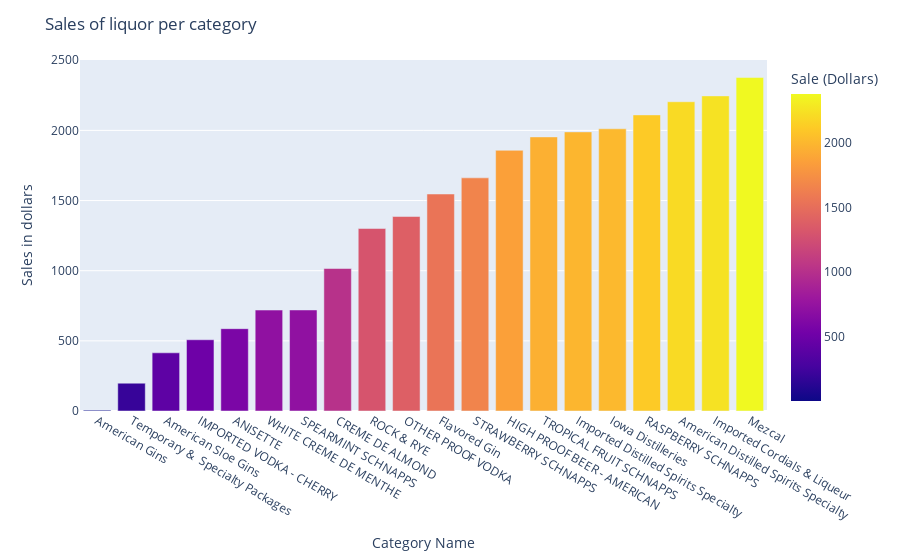

Notebook source saved alongside this figure:
### Markdown cell above
### The least sales of liqour per category

### Code cell
df_name1 = df.groupby(['Category Name','Pack','Date'])['Sale (Dollars)'].sum().groupby(['Category Name','Pack']).max().sort_values().groupby(['Category Name']).sum().sort_values(ascending=True)

top_name1 = pd.DataFrame(df_name1)
top_name1 = pd.DataFrame(df_name1.head(20))

fig_reg = px.bar(top_name1,x=top_name1.index, y='Sale (Dollars)',color='Sale (Dollars)')
fig_reg.update_layout(
    title="Sales of liquor per category",
    xaxis_title=" Category Name",
    yaxis_title="Sales in dollars",
    )
fig_reg.show()

### Figure 1 — Plotly figure (JSON) as saved in the notebook; plotly's stock layout.template omitted (floating-point values rounded to 4 significant figures)
{"data": [{"alignmentgroup": "True", "hovertemplate": "Category Name=%{x}<br>Sale (Dollars)=%{marker.color}<extra></extra>", "legendgroup": "", "marker": {"color": [5.88, 198, 414.6, 507.8, 586.9, 719.6, 720.1, 1016.0, 1301.0, 1386.0, 1547.0, 1662.0, 1858.0, 1953.0, 1989.0, 2011.0, 2110.0, 2204.0, 2246.0, 2377.0], "coloraxis": "coloraxis", "pattern": {"shape": ""}}, "name": "", "offsetgroup": "", "orientation": "v", "showlegend": false, "textposition": "auto", "type": "bar", "x": ["American Gins", "Temporary &  Specialty Packages", "American Sloe Gins", "IMPORTED VODKA - CHERRY", "ANISETTE", "WHITE CREME DE MENTHE", "SPEARMINT SCHNAPPS", "CREME DE ALMOND", "ROCK & RYE", "OTHER PROOF VODKA", "Flavored Gin", "STRAWBERRY SCHNAPPS", "HIGH PROOF BEER - AMERICAN", "TROPICAL FRUIT SCHNAPPS", "Imported Distilled Spirits Specialty", "Iowa Distilleries", "RASPBERRY SCHNAPPS", "American Distilled Spirits Specialty", "Imported Cordials & Liqueur", "Mezcal"], "xaxis": "x", "y": [5.88, 198, 414.6, 507.8, 586.9, 719.6, 720.1, 1016.0, 1301.0, 1386.0, 1547.0, 1662.0, 1858.0, 1953.0, 1989.0, 2011.0, 2110.0, 2204.0, 2246.0, 2377.0], "yaxis": "y"}], "layout": {"barmode": "relative", "coloraxis": {"colorbar": {"title": {"text": "Sale (Dollars)"}}, "colorscale": [[0, "#0d0887"], [0.1111, "#46039f"], [0.2222, "#7201a8"], [0.3333, "#9c179e"], [0.4444, "#bd3786"], [0.5556, "#d8576b"], [0.6667, "#ed7953"], [0.7778, "#fb9f3a"], [0.8889, "#fdca26"], [1, "#f0f921"]]}, "legend": {"tracegroupgap": 0}, "margin": {"t": 60}, "title": {"text": "Sales of liquor per category"}, "xaxis": {"anchor": "y", "domain": [0, 1], "title": {"text": " Category Name"}}, "yaxis": {"anchor": "x", "domain": [0, 1], "title": {"text": "Sales in dollars"}}}}
